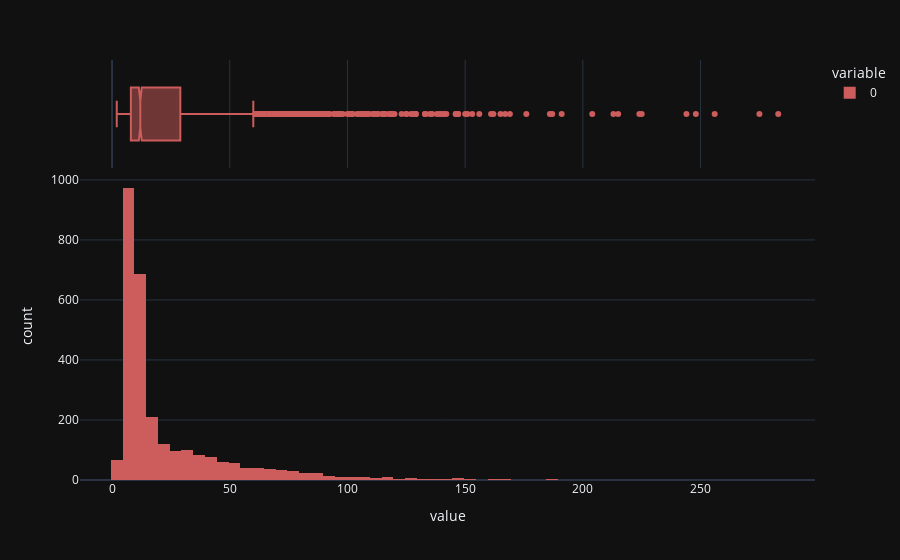

Source (notebook cell):
### Code cell
# trace the histogram of the length with a appropriate template and labels with indian red color with displayed counts
fig = px.histogram(length, template="plotly_dark", labels=dict(x="Length of the sentences", y="Number of sentences"), color_discrete_sequence=['indianred'], marginal="box", nbins=100)

fig.show()

### Figure 1 — Plotly figure (JSON) as saved in the notebook; plotly's stock layout.template omitted (floating-point values rounded to 4 significant figures; data arrays with more than 128 entries replaced by an {"elided": "..."} marker saying what was removed)
{"data": [{"alignmentgroup": "True", "bingroup": "x", "hovertemplate": "variable=0<br>value=%{x}<br>count=%{y}<extra></extra>", "legendgroup": "0", "marker": {"color": "indianred", "pattern": {"shape": ""}}, "name": "0", "nbinsx": 100, "offsetgroup": "0", "orientation": "v", "showlegend": true, "type": "histogram", "x": {"elided": "2859 int values"}, "xaxis": "x", "yaxis": "y"}, {"alignmentgroup": "True", "hovertemplate": "variable=0<br>value=%{x}<extra></extra>", "legendgroup": "0", "marker": {"color": "indianred"}, "name": "0", "notched": true, "offsetgroup": "0", "showlegend": false, "type": "box", "x": {"elided": "2859 int values"}, "xaxis": "x2", "yaxis": "y2"}], "layout": {"barmode": "relative", "legend": {"title": {"text": "variable"}, "tracegroupgap": 0}, "margin": {"t": 60}, "xaxis": {"anchor": "y", "domain": [0, 1], "title": {"text": "value"}}, "xaxis2": {"anchor": "y2", "domain": [0, 1], "matches": "x", "showgrid": true, "showticklabels": false}, "yaxis": {"anchor": "x", "domain": [0, 0.7326], "title": {"text": "count"}}, "yaxis2": {"anchor": "x2", "domain": [0.7426, 1], "matches": "y2", "showgrid": false, "showline": false, "showticklabels": false, "ticks": ""}}}
